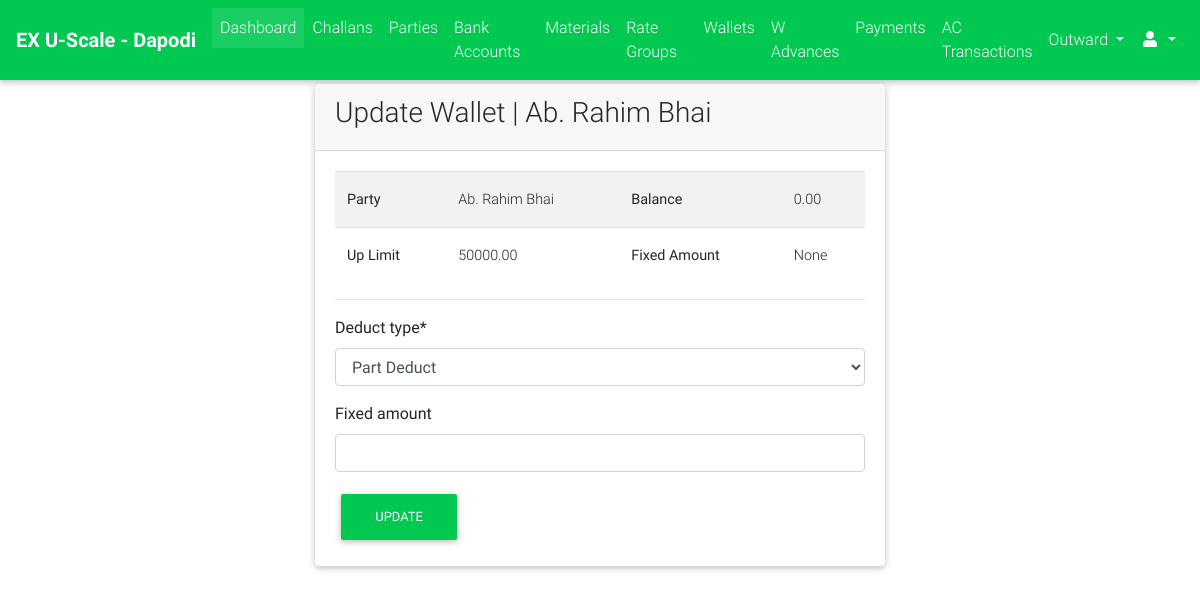
Screenshot of /cms_admin/wallets/update/10/ (signed in) with the database file from the repository.
### parties/models.py (models this page shows, shortened)
class Wallet(models.Model):
    DEDUCT_TYPE_CHOICES = (("FD", "Full Deduct"), ("PD", "Part Deduct"), ("FXD", "Fix Deduct"))
    party = models.ForeignKey(Party, on_delete=models.CASCADE)
    balance = models.DecimalField(max_digits=9, decimal_places=2, default=Decimal(0.00))
    upper_limit = models.DecimalField(max_digits=9, decimal_places=2, default=20000.00)
    deduct_type = models.CharField(max_length=3, choices=DEDUCT_TYPE_CHOICES)
    fixed_amount = models.DecimalField(max_digits=7, decimal_places=2, blank=True, null=True)
    is_active = models.BooleanField(default=True)

class Party(models.Model):
    RATE_TYPE_CHOICES = (("GR", "Group Rate"), ("IR", "Individual Rate"))
    rate_type = models.CharField(max_length=2, choices=RATE_TYPE_CHOICES)
    rate_group = models.ForeignKey("rates.RateGroup", on_delete=models.PROTECT, blank=True, null=True)
    name = models.CharField(max_length=128)
    party_code = models.CharField(max_length=32, blank=True)
    address = models.TextField(blank=True)
    phone = models.CharField(max_length=13)
    whatsapp = models.CharField(max_length=13, blank=True)
    email = models.EmailField(blank=True, null=True)
    extra_info = models.TextField(blank=True)
    is_wallet_party = models.BooleanField(default=False)
    is_active = models.BooleanField(default=True)
    class Meta:
        verbose_name = "Party"
        verbose_name_plural = "Parties"

### cms_admin/views.py (the view)
# urls.py: url(r'^wallets/update/(?P<id>[0-9]+)/$', views.WalletUpdateView.as_view(), name="wallet_update"),
class WalletUpdateView(ExecutiveRequiredMixin, UpdateView):
    model = Wallet
    template_name = "cms_admin/wallets/update.html"
    success_url = reverse_lazy("cms_admin:wallet_list")
    fields = ("deduct_type", "fixed_amount")
    slug_url_kwarg = "id"
    slug_field = "id"

### cms_admin/views.py (called while the page is built)
    def test_func(self):
        return self.request.user.is_superuser or self.request.user.is_staff

### portal/templatetags/constant_tags.py (called while the page is built)
@register.simple_tag
def get_branch_name():
    return settings.BRANCH_NAME

### cms_admin/templates/cms_admin/wallets/update.html (shortened to what this page needs)
{% extends "cms_admin/base.html" %}
{% load crispy_forms_tags %}
{% block content %}
    <div class="col-lg-6 m-auto">
        <div class="card">
            <div class="card-header">
                <h3>Update Wallet | {{ wallet.party.name }}</h3>
            </div>
            <div class="card-body">
                <div >
                    <table class="table table-hover table-striped">
                        <tr>
                            <th>Party</th>
                            <td>{{ wallet.party.name }}</td>
                            <th>Balance</th>
                            <td>{{ wallet.balance }}</td>
                        </tr>
                        <tr>
                            <th>Up Limit</th>
                            <td>{{ wallet.upper_limit }}</td>
                            <th>Fixed Amount</th>
                            <td>{{ wallet.fixed_amount }}</td>
                        </tr>
                    </table>
                </div>
                <hr>
                <div>
                    <form method="post">
                        {{ form|crispy }}
                        <button class="btn btn-success" type="submit">Update</button>
                    </form>
                </div>
            </div>
        </div>
    </div>
{% endblock %}

### rows the page displays
Wallet: party.name "Ab. Rahim Bhai", balance "0.00", upper_limit "50000.00", fixed_amount "None", deduct_type "Part Deduct"
